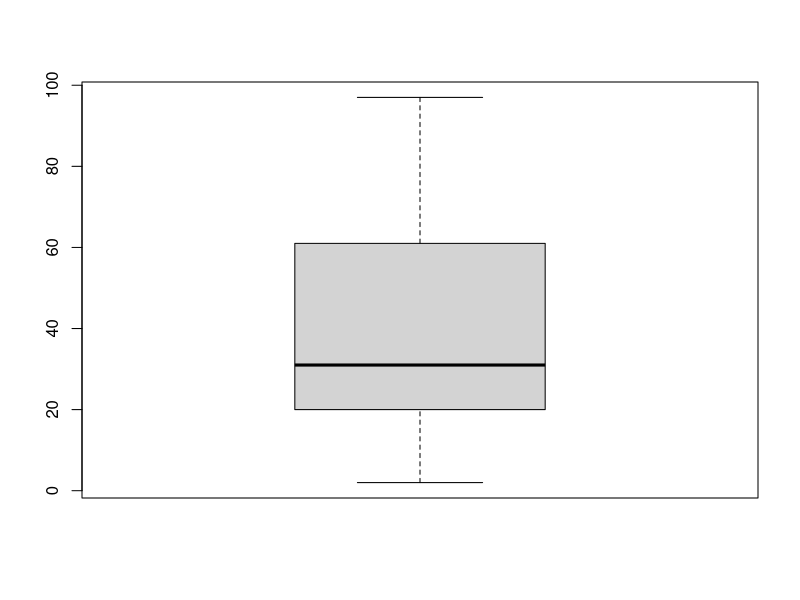

Recreate this plot in R.
#Instalando biblioteca readxl para importar para o R arquivos com extensão .xls ou .xlsx.
if (!("readxl") %in% installed.packages()) install.packages("readxl")

#Carregando a biblioteca
library(readxl)

#Importando o arquivo do exercício 2
df.ex2 <- read_excel("./dados/exercicio2.xls",skip = 1, col_names = "casas", col_types = c("numeric"))

#a) construir uma tabela de frequências
#transformando tabela em vetores
tabela.ex2 <- c(df.ex2$casas)

#tabela de frequencia
tabfreq.ex2 <- table (tabela.ex2)
tabfreq.ex2

#b)calcular medidas de posição

#média
ex2.media <- mean(df.ex2$casas)
ex2.media

#mediana
ex2.mediana <- median(df.ex2$casas)
ex2.mediana

#moda
tabfreq.ex2[tabfreq.ex2 == max(tabfreq.ex2)]

#b)calculas medidas de dispersão

#desvio padrão
ex2_desviop <- round(sd(df.ex2$casas))

# calculando a variância
ex2_variancia <- round(var(df.ex2$casas))
var (df.ex2)

#Amplitude
amplitude = max(df.ex2) - min(df.ex2)

#gráficos
boxplot(df.ex2$casas)



  